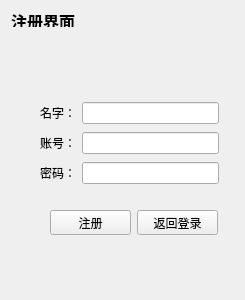
<?xml version="1.0" encoding="UTF-8"?>
<ui version="4.0">
 <class>registe</class>
 <widget class="QWidget" name="registe">
  <property name="geometry">
   <rect>
    <x>0</x>
    <y>0</y>
    <width>245</width>
    <height>300</height>
   </rect>
  </property>
  <property name="windowTitle">
   <string>Form</string>
  </property>
  <widget class="QLabel" name="label">
   <property name="geometry">
    <rect>
     <x>9</x>
     <y>9</y>
     <width>68</width>
     <height>18</height>
    </rect>
   </property>
   <property name="text">
    <string>&lt;html&gt;&lt;head/&gt;&lt;body&gt;&lt;p align=&quot;center&quot;&gt;&lt;span style=&quot; font-size:12pt; font-weight:600;&quot;&gt;注册界面&lt;/span&gt;&lt;/p&gt;&lt;/body&gt;&lt;/html&gt;</string>
   </property>
  </widget>
  <widget class="QWidget" name="layoutWidget">
   <property name="geometry">
    <rect>
     <x>40</x>
     <y>100</y>
     <width>179</width>
     <height>86</height>
    </rect>
   </property>
   <layout class="QVBoxLayout" name="verticalLayout">
    <item>
     <layout class="QHBoxLayout" name="horizontalLayout_3">
      <item>
       <widget class="QLabel" name="label_4">
        <property name="text">
         <string>名字：</string>
        </property>
       </widget>
      </item>
      <item>
       <widget class="QLineEdit" name="name_lineEdit"/>
      </item>
     </layout>
    </item>
    <item>
     <layout class="QHBoxLayout" name="horizontalLayout">
      <item>
       <widget class="QLabel" name="label_2">
        <property name="text">
         <string>账号：</string>
        </property>
       </widget>
      </item>
      <item>
       <widget class="QLineEdit" name="user_lineEdit"/>
      </item>
     </layout>
    </item>
    <item>
     <layout class="QHBoxLayout" name="horizontalLayout_2">
      <item>
       <widget class="QLabel" name="label_3">
        <property name="text">
         <string>密码：</string>
        </property>
       </widget>
      </item>
      <item>
       <widget class="QLineEdit" name="password_lineEdit"/>
      </item>
     </layout>
    </item>
   </layout>
  </widget>
  <widget class="QWidget" name="layoutWidget">
   <property name="geometry">
    <rect>
     <x>50</x>
     <y>210</y>
     <width>168</width>
     <height>25</height>
    </rect>
   </property>
   <layout class="QHBoxLayout" name="horizontalLayout_4">
    <item>
     <widget class="QPushButton" name="registe_pushButton">
      <property name="text">
       <string>注册</string>
      </property>
     </widget>
    </item>
    <item>
     <widget class="QPushButton" name="back_pushButton">
      <property name="text">
       <string>返回登录</string>
      </property>
     </widget>
    </item>
   </layout>
  </widget>
 </widget>
 <resources/>
 <connections/>
</ui>
